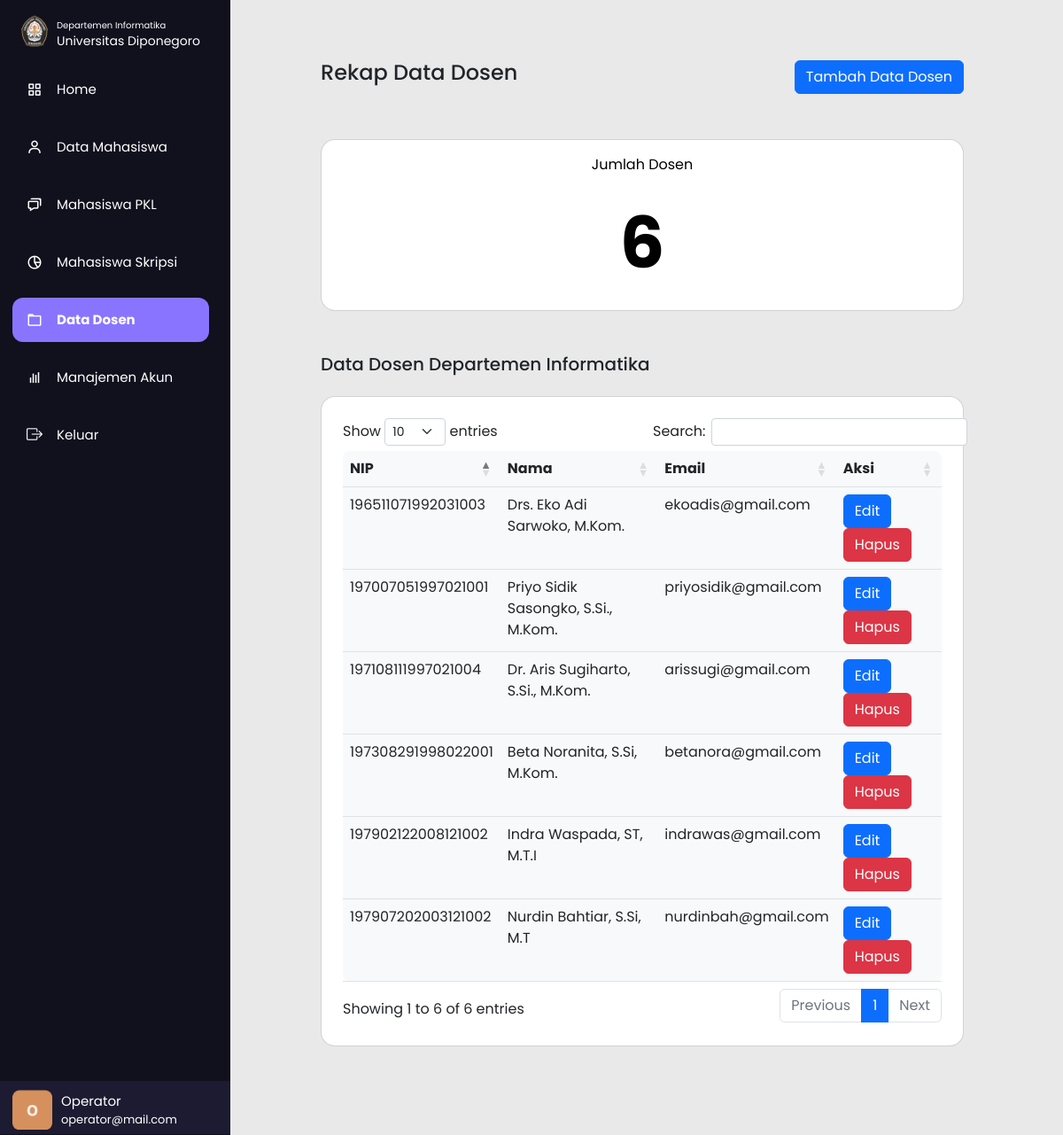
The page /operator/datadosen.php on the database as committed earlier.
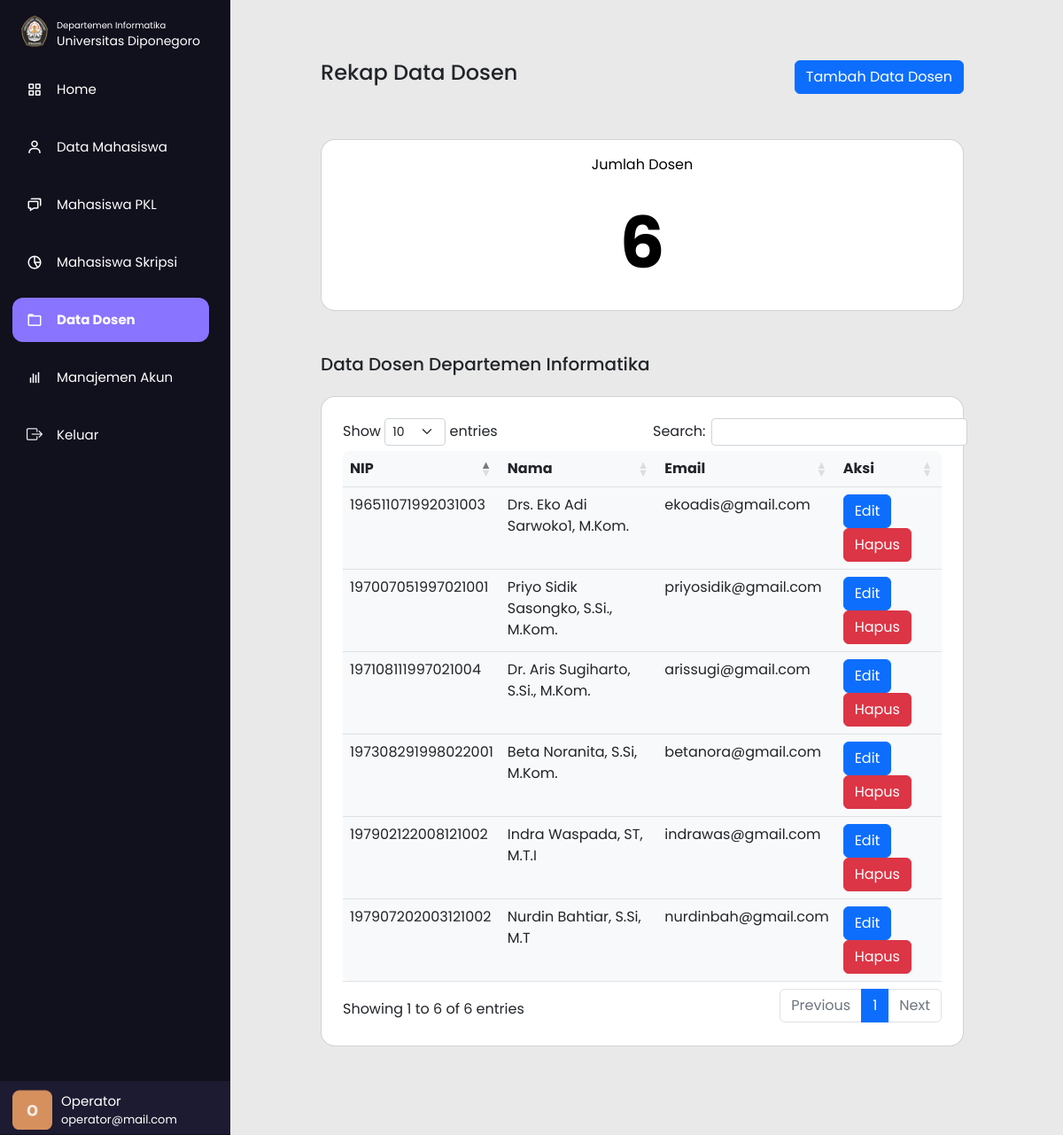
The same page on the database as committed later.
### tables this page shows
CREATE TABLE `tb_dosen` (
  `kode_wali` varchar(5) NOT NULL,
  `nama` varchar(255) NOT NULL,
  `nip` varchar(18) NOT NULL,
  `alamat` varchar(255) NOT NULL,
  `email` varchar(255) NOT NULL,
  `no_hp` varchar(13) NOT NULL,
  `kode_kota` int(11) NOT NULL
);

### operator/datadosen.php (the view, shortened to what this page needs)
<?php
  include '../function.php';
?>
<!DOCTYPE html>
<html lang="en" dir="ltr">
  <head>
    <link rel="stylesheet" href="style.css">
    <link rel="stylesheet" href="style.css">
    <link href="https://cdn.jsdelivr.net/npm/bootstrap@5.2.2/dist/css/bootstrap.min.css" rel="stylesheet">
    <link href='https://unpkg.com/boxicons@2.0.7/css/boxicons.min.css' rel='stylesheet'>
    <link rel="stylesheet" href="https://cdn.datatables.net/1.12.1/css/dataTables.bootstrap5.min.css">
    <link rel="stylesheet" href="https://cdnjs.cloudflare.com/ajax/libs/twitter-bootstrap/5.2.0/css/bootstrap.min.css">
    <link rel="stylesheet" href="https://cdn.jsdelivr.net/npm/bootstrap-icons@1.9.1/font/bootstrap-icons.css">
  </head>
<body>
  <div class="sidebar">
  <div class="logo-details">
      <i> <img src="../asset/img/undip.png" style="width:40px ; padding-bottom:5px" alt=""></i>
        <div class="logo_name" style="padding-top: 5px;"> <div style="font-size:10px ;">Departemen Informatika</div>  Universitas Diponegoro</div>
    </div>
    <ul class="nav-list" id="nav-list">
      <li>
        <a class="nav-link " href="index.php">
          <i class='bx bx-grid-alt'></i>
          <span class="links_name">Home</span>
        </a>
      </li>
      <li>
       <a class="nav-link  " href="datamhs.php">
         <i class='bx bx-user' ></i>
         <span class="links_name">Data Mahasiswa</span>
       </a>
     </li>
     <li>
       <a class="nav-link " href="mhspkl.php">
         <i class='bx bx-chat' ></i>
         <span class="links_name">Mahasiswa PKL</span>
       </a>
     </li>
     <li>
       <a class="nav-link" href="mhsskripsi.php">
         <i class='bx bx-pie-chart-alt-2' ></i>
         <span class="links_name">Mahasiswa Skripsi</span>
       </a>
     </li>
     <li>
       <a class="nav-link active" href="datadosen.php">
         <i class='bx bx-folder' ></i>
         <span class="links_name">Data Dosen</span>
       </a>
     </li>
	 <li>
       <a class="nav-link" href="manajemenakun.php">
         <i class='bx bx-bar-chart' ></i>
         <span class="links_name">Manajemen Akun</span>
       </a>
     </li>
     <li>
       <a class="nav-link" href="../logout.php">
       <i class="bi bi-box-arrow-right"></i>
         <span class="links_name">Keluar</span>
       </a>
     </li>
     <li class="profile">
         <div class="profile-details">
           <img src="avatar.png" alt="profileImg">
           <div class="name_job">
              <div class="name">Operator</div>
              <div class="job" style="color:white; font-size:13px">operator@mail.com</div>
           </div>
         </div>
     </li>
    </ul>
  </div>
  <section class="home-section">
    <div class="container-fluid">
      <div class="h4 mt-5 w-100 ">Rekap Data Dosen
      <button type="button" class="btn btn-primary float-end" data-bs-toggle="modal" data-bs-target="#add_dosen">
        Tambah Data Dosen
      </button>
      </div><br>
      <div class="row row-cols-1 row-cols-md-1 g-4 mt-1">
          <?php
          $ambildata = mysqli_query($conn, "SELECT * FROM tb_dosen ");
          $dosen = 0;
          while ($data = mysqli_fetch_array($ambildata)) {
              $dosen++;
              }
          ?>
        <div class="col">
          <a href="datadosen.php">
          <div class="card rounded-4 ">
            <div class="card-body">
              <p class="text-center">Jumlah Dosen</p>
              <p class="card-text jumlah text-center"><?= $dosen; ?></p>
            </div>
          </div>
          </a>
        </div>
      </div>
      <br>
      <div class="h5 mt-4 mb-4 w-100">Data Dosen Departemen Informatika</div>
      <div class="card p-4 rounded-4">
      <table id="example" class="table  bg-light rounded-3" style="width:100%">
        <thead>
            <tr>
                <th>NIP</th>
                <th>Nama</th>
                <th>Email</th>
                <th>Aksi</th>
            </tr>
        </thead>
        <tbody>
          <?php
          $ambildata = mysqli_query($conn, 'SELECT * FROM tb_dosen'  );
          while ($data = mysqli_fetch_array($ambildata)) {
              $nip = $data['nip'];
              $nama = $data['nama'];
              $email = $data['email'];
          ?>
        <tr>
          <td><?= $nip ?></td>
          <td><?= $nama; ?></td>
          <td><?= $email; ?></td>
          <td>
            <button type="submit" class="btn btn-primary" data-bs-dismiss="modal" name="edit_dosen" data-bs-toggle="modal" data-bs-target="#edit_dosen<?= $nip;?>">Edit</button>
            <button type="button" class="btn btn-danger" data-bs-dismiss="modal" name="delete_dosen" data-bs-toggle="modal" data-bs-target="#delete_dosen<?= $nip;?>">Hapus</button>
          </td>
        </tr>
        <?php
          }
        ?>
    </table>
    </div>
  </div>
</body>
 </html>

Rows that differ between the two databases and show on the page:
changed tb_dosen "ekoadis@gmail.com": nama "Drs. Eko Adi Sarwoko, M.Kom." → "Drs. Eko Adi Sarwoko1, M.Kom."
